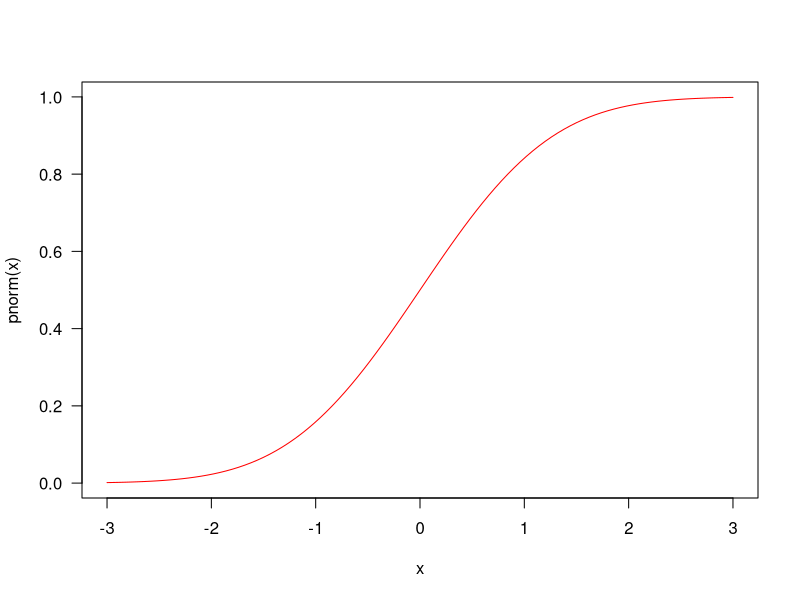
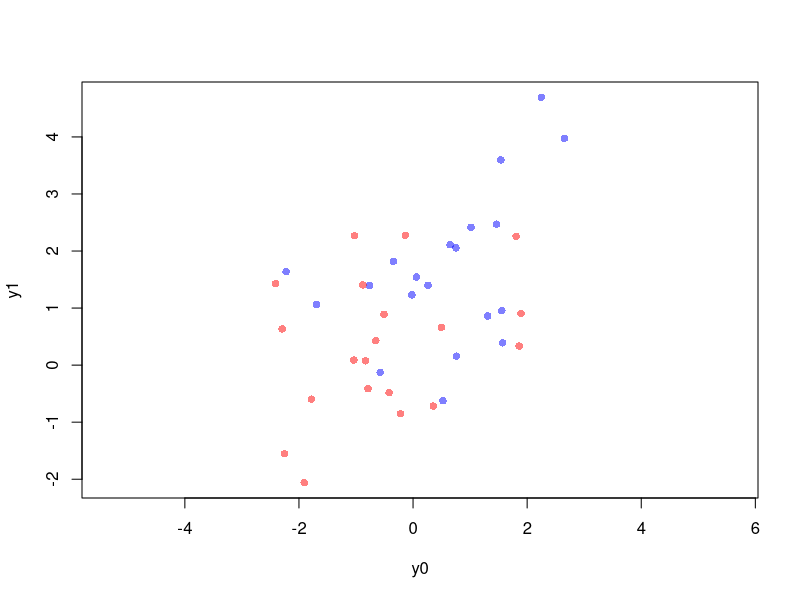
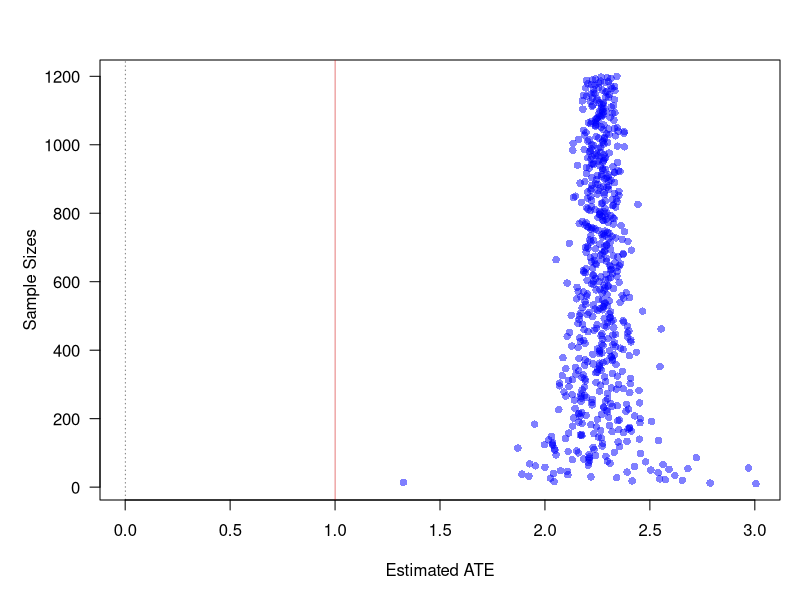

Write R code to recreate these figures, in order.
#   SGIA40F15 23/24 
#       Juraj Medzihorsky
#   Seminar 1
#   2024-01-13

rm(list=ls())

#   Let's simulate a  more complex setting with selection bias from
#   selection into treatment


N = 4e1
set.seed(5600)
xb = rnorm(N, 0, 1) |> scale()
x0_ = rnorm(N, 0, 1) 
x1_ = rnorm(N, 0, 1)   
#   decorrelate x0 and x1, scale them
aux = svd(cbind(x0_, x1_))
x0 = aux$u[,1] |> scale(center=T, scale=T)  
x1 = aux$u[,2] |> scale(center=T, scale=T)  
#   check
cor(x0_, x1_)
cor(x0, x1)

y0 = x0 + xb
y1 = x1 + xb + 1

cor(y0, y1)

#   now let's make selection into treatment depend on xb
pd = pnorm(xb)

curve(pnorm, xlim=c(-1,1)*3, col='red', las=1)

#   draw a random beta, then sort them and the first 20 go into D=0
set.seed(732)
pb = sapply(pd, function(i) rbeta(1, i*2, (1-i)*2))
d_a = ifelse(rank(pb)<=2e1, 0, 1)

plot(y0, y1, pch=16, asp=1,
     col=ifelse(d_a%in%0, rgb(1,0,0,0.5), rgb(0,0,1,0.5)))

y_a = ifelse(d_a%in%0, y0, y1)

#   estimate the ate
mean(y_a[d_a%in%1]) - mean(y_a[d_a%in%0])

#   quite an over-estimate

#   now let's repeat it many times for different sample sizes as before

oneexp =
    function(N)
    {
        xb = rnorm(N, 0, 1) |> scale()
        x0_ = rnorm(N, 0, 1) 
        x1_ = rnorm(N, 0, 1)   
        aux = svd(cbind(x0_, x1_))
        x0 = aux$u[,1] |> scale(center=T, scale=T)  
        x1 = aux$u[,2] |> scale(center=T, scale=T)  
        y0 = x0 + xb
        y1 = x1 + xb + 1
        n0 = round(N/2) 
        n1 = N - n0
        b_ = sapply(pnorm(xb), function(i) rbeta(1, i*2, (1-i)*2))
        d_ = ifelse(rank(b_)<=n0, 0, 1)
        y_ = ifelse(d_%in%0, y0, y1)
        ate_ = mean(y_[d_%in%1]) - mean(y_[d_%in%0])
        return(ate_)
    }

set.seed(657)
s_ = sample(5:6e2)*2
er = sapply(s_, oneexp) 


# increasing the sample size won't help
par(mar=c(5,5,3,1), las=1)
plot(er, s_, pch=16, col=rgb(0,0,1,0.5), xlim=c(0, 3),
     xlab='Estimated ATE', ylab='Sample Sizes')
    abline(v=0, lty=3, lwd=0.5)
    abline(v=1, col='red3', lwd=0.5)



#   SCRIPT END
